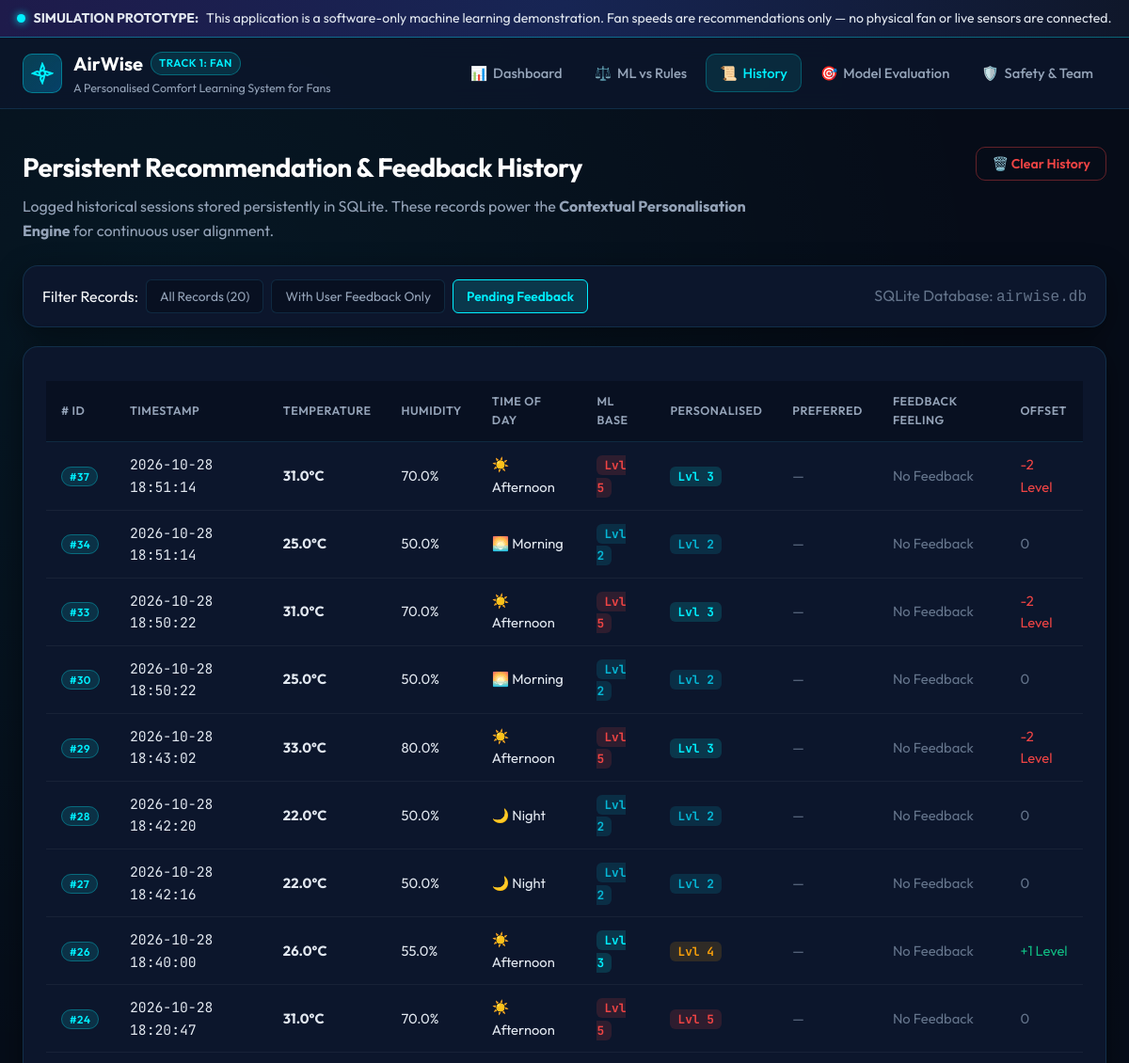
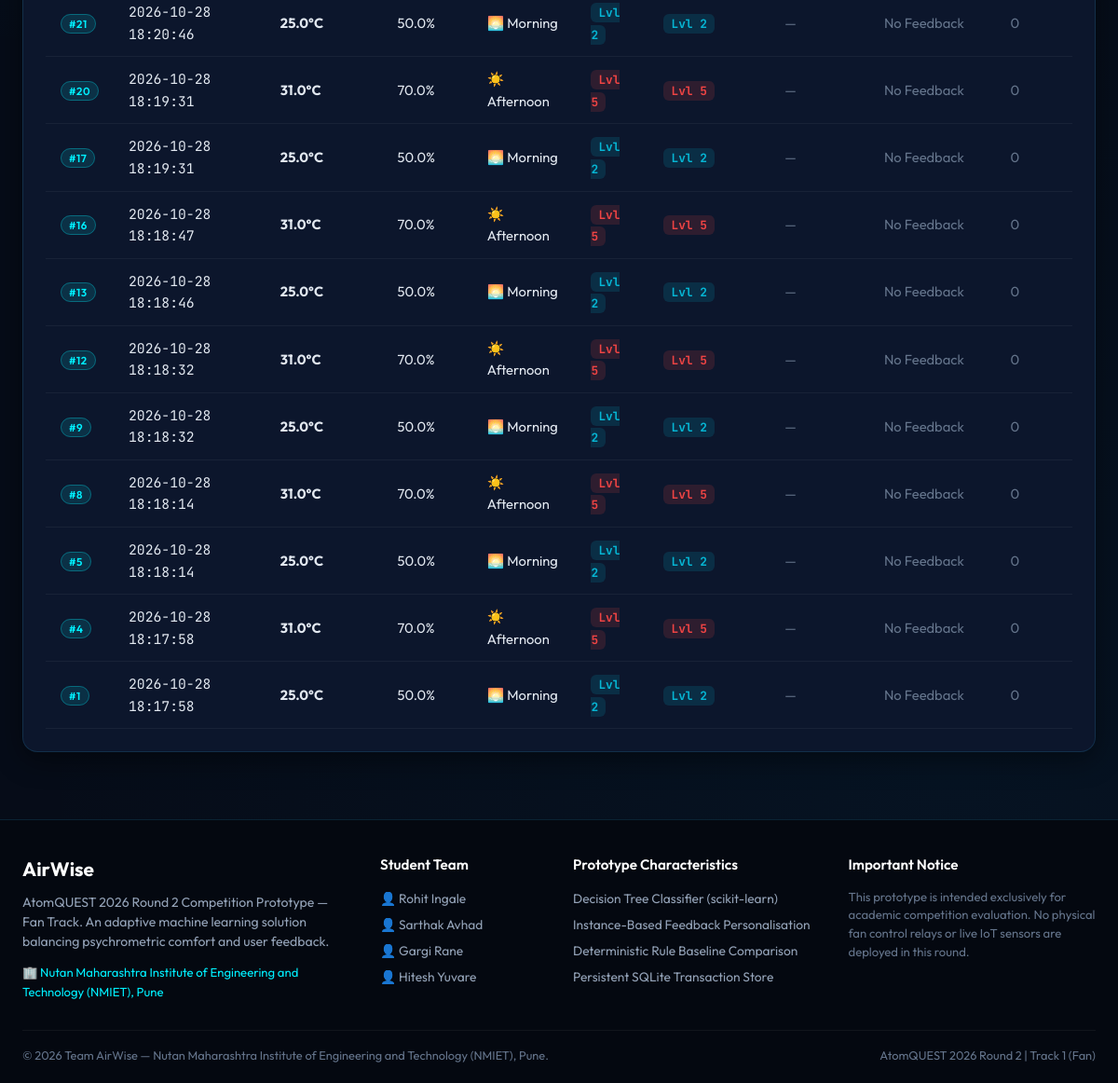
Screenshot of /history?filter=no_feedback with the database file from the repository (2 pictures, top to bottom).
### tables this page shows
CREATE TABLE predictions (
            id INTEGER PRIMARY KEY AUTOINCREMENT,
            timestamp TEXT NOT NULL,
            temperature REAL NOT NULL,
            humidity REAL NOT NULL,
            time_of_day TEXT NOT NULL,
            ml_speed INTEGER NOT NULL,
            rule_speed INTEGER NOT NULL,
            personalized_speed INTEGER NOT NULL,
            adjustment_applied INTEGER NOT NULL DEFAULT 0,
            explanation TEXT NOT NULL,
            preferred_speed INTEGER DEFAULT NULL,
            feedback_type TEXT DEFAULT NULL,
            feedback_timestamp TEXT DEFAULT NULL
        );

### app.py (the view)
@app.route("/history")
def history():
    filter_type = request.args.get("filter", "all")
    records = get_history(limit=100, filter_type=filter_type)
    return render_template(
        "history.html",
        records=records,
        filter_type=filter_type,
        total_count=len(records)
    )

### app.py (called while the page is built)
@app.context_processor
def inject_global_metadata():
    return {
        "project_name": "AirWise",
        "project_tagline": "A Personalised Comfort Learning System for Fans",
        "team_members": ["Rohit Ingale", "Sarthak Avhad", "Gargi Rane", "Hitesh Yuvare"],
        "college_name": "Nutan Maharashtra Institute of Engineering and Technology (NMIET), Pune",
        "track_name": "Track 1 — Fan (AtomQUEST 2026)",
        "fan_levels": FAN_SPEED_LEVELS,
        "temp_min": TEMP_MIN_C,
        "temp_max": TEMP_MAX_C,
        "hum_min": HUMIDITY_MIN_PCT,
        "hum_max": HUMIDITY_MAX_PCT,
        "time_categories": TIME_OF_DAY_CATEGORIES,
        "total_feedback_count": get_feedback_count()
    }

### database.py (called while the page is built)
def get_db_connection():
    db_dir = os.path.dirname(DATABASE_PATH)
    if db_dir and not os.path.exists(db_dir):
        os.makedirs(db_dir, exist_ok=True)
    conn = sqlite3.connect(DATABASE_PATH)
    conn.row_factory = sqlite3.Row  # Enables column access by name (dict-like)
    return conn

def get_history(limit: int = 50, filter_type: Optional[str] = None) -> List[Dict[str, Any]]:
    conn = get_db_connection()
    cursor = conn.cursor()
    if filter_type == "feedback_only":
        cursor.execute("""
            SELECT * FROM predictions
            WHERE feedback_type IS NOT NULL
            ORDER BY id DESC
            LIMIT ?;
        """, (limit,))
    elif filter_type == "no_feedback":
        cursor.execute("""
            SELECT * FROM predictions
            WHERE feedback_type IS NULL
            ORDER BY id DESC
            LIMIT ?;
        """, (limit,))
    else:
        cursor.execute("""
            SELECT * FROM predictions
            ORDER BY id DESC
            LIMIT ?;
        """, (limit,))
    rows = cursor.fetchall()
    history = [dict(row) for row in rows]
    conn.close()
    return history

def get_feedback_count() -> int:
    conn = get_db_connection()
    cursor = conn.cursor()
    cursor.execute("""
        SELECT COUNT(*) FROM predictions
        WHERE feedback_type IS NOT NULL;
    """)
    count = cursor.fetchone()[0]
    conn.close()
    return count

### templates/history.html (shortened to what this page needs)
{% extends "base.html" %}
{% block content %}
<div class="page-container">
    <div class="page-intro">
        <div class="intro-content">
            <h1 class="page-title">Persistent Recommendation & Feedback History</h1>
            <p class="page-subtitle">
                Logged historical sessions stored persistently in SQLite.
                These records power the <strong>Contextual Personalisation Engine</strong> for continuous user alignment.
            </p>
        </div>
        <div class="intro-actions">
            <form action="{{ url_for('clear_all_history') }}" method="POST" onsubmit="return confirm('Are you sure you want to clear all history records? This cannot be undone.');">
                <button type="submit" class="btn btn-danger-outline" id="btn-clear-history">
                    🗑️ Clear History
                </button>
            </form>
        </div>
    </div>
    <div class="filter-bar card">
        <div class="filter-group">
            <span class="filter-label">Filter Records:</span>
            <a href="{{ url_for('history', filter='all') }}"
               class="btn-filter {% if filter_type == 'all' or not filter_type %}active{% endif %}">
                All Records ({{ total_count }})
            </a>
            <a href="{{ url_for('history', filter='feedback_only') }}"
               class="btn-filter {% if filter_type == 'feedback_only' %}active{% endif %}">
                With User Feedback Only
            </a>
            <a href="{{ url_for('history', filter='no_feedback') }}"
               class="btn-filter {% if filter_type == 'no_feedback' %}active{% endif %}">
                Pending Feedback
            </a>
        </div>
        <div class="filter-info text-muted">
            SQLite Database: <code>airwise.db</code>
        </div>
    </div>
    <div class="card panel-card">
        {% if records and records|length > 0 %}
            <div class="table-responsive">
                <table class="data-table" id="history-table">
                    <thead>
                        <tr>
                            <th># ID</th>
                            <th>Timestamp</th>
                            <th>Temperature</th>
                            <th>Humidity</th>
                            <th>Time of Day</th>
                            <th>ML Base</th>
                            <th>Personalised</th>
                            <th>Preferred</th>
                            <th>Feedback Feeling</th>
                            <th>Offset</th>
                        </tr>
                    </thead>
                    <tbody>
                        {% for row in records %}
                            <tr>
                                <td><span class="badge-tag">#{{ row.id }}</span></td>
                                <td class="font-mono text-muted">{{ row.timestamp }}</td>
                                <td><strong>{{ row.temperature }}°C</strong></td>
                                <td>{{ row.humidity }}%</td>
                                <td>
                                    <span class="chip-sm">
                                        {% if row.time_of_day == 'Morning' %}🌅 Morning
                                        {% elif row.time_of_day == 'Afternoon' %}☀️ Afternoon
                                        {% elif row.time_of_day == 'Evening' %}🌇 Evening
                                        {% else %}🌙 Night{% endif %}
                                    </span>
                                </td>
                                <td>
                                    <span class="badge-speed-sm badge-speed-{{ row.ml_speed }}">
                                        Lvl {{ row.ml_speed }}
                                    </span>
                                </td>
                                <td>
                                    <span class="badge-speed-sm badge-speed-{{ row.personalized_speed }}">
                                        Lvl {{ row.personalized_speed }}
                                    </span>
                                </td>
                                <td>
                                    {% if row.preferred_speed %}
                                        <strong class="text-cyan">Level {{ row.preferred_speed }}</strong>
                                    {% else %}
                                        <span class="text-muted">—</span>
                                    {% endif %}
                                </td>
                                <td>
                                    {% if row.feedback_type == 'too_slow' %}
                                        <span class="badge-feedback fb-slow">🐢 Too Slow</span>
                                    {% elif row.feedback_type == 'comfortable' %}
                                        <span class="badge-feedback fb-comfort">👌 Comfortable</span>
                                    {% elif row.feedback_type == 'too_fast' %}
                                        <span class="badge-feedback fb-fast">⚡ Too Fast</span>
                                    {% else %}
                                        <span class="text-muted">No Feedback</span>
                                    {% endif %}
                                </td>
                                <td>
                                    {% if row.adjustment_applied > 0 %}
                                        <span class="text-green">+{{ row.adjustment_applied }} Level</span>
                                    {% elif row.adjustment_applied < 0 %}
                                        <span class="text-red">{{ row.adjustment_applied }} Level</span>
                                    {% else %}
                                        <span class="text-muted">0</span>
                                    {% endif %}
                                </td>
                            </tr>
                        {% endfor %}
                    </tbody>
                </table>
            </div>
        {% endif %}
    </div>
</div>
{% endblock %}

### rows the page displays
predictions: id "37", timestamp "2026-10-28 18:51:14", temperature "31.0", humidity "70.0", time_of_day "☀️ Afternoon", ml_speed "5", personalized_speed "3", adjustment_applied "-2"
predictions: id "34", timestamp "2026-10-28 18:51:14", temperature "25.0", humidity "50.0", time_of_day "🌅 Morning", ml_speed "2", personalized_speed "2", adjustment_applied "0"
predictions: id "33", timestamp "2026-10-28 18:50:22", temperature "31.0", humidity "70.0", time_of_day "☀️ Afternoon", ml_speed "5", personalized_speed "3", adjustment_applied "-2"
predictions: id "30", timestamp "2026-10-28 18:50:22", temperature "25.0", humidity "50.0", time_of_day "🌅 Morning", ml_speed "2", personalized_speed "2", adjustment_applied "0"
predictions: id "29", timestamp "2026-10-28 18:43:02", temperature "33.0", humidity "80.0", time_of_day "☀️ Afternoon", ml_speed "5", personalized_speed "3", adjustment_applied "-2"
predictions: id "28", timestamp "2026-10-28 18:42:20", temperature "22.0", humidity "50.0", time_of_day "🌙 Night", ml_speed "2", personalized_speed "2", adjustment_applied "0"
predictions: id "27", timestamp "2026-10-28 18:42:16", temperature "22.0", humidity "50.0", time_of_day "🌙 Night", ml_speed "2", personalized_speed "2", adjustment_applied "0"
predictions: id "26", timestamp "2026-10-28 18:40:00", temperature "26.0", humidity "55.0", time_of_day "☀️ Afternoon", ml_speed "3", personalized_speed "4", adjustment_applied "1"
predictions: id "24", timestamp "2026-10-28 18:20:47", temperature "31.0", humidity "70.0", time_of_day "☀️ Afternoon", ml_speed "5", personalized_speed "5", adjustment_applied "0"
predictions: id "21", timestamp "2026-10-28 18:20:46", temperature "25.0", humidity "50.0", time_of_day "🌅 Morning", ml_speed "2", personalized_speed "2", adjustment_applied "0"
predictions: id "20", timestamp "2026-10-28 18:19:31", temperature "31.0", humidity "70.0", time_of_day "☀️ Afternoon", ml_speed "5", personalized_speed "5", adjustment_applied "0"
predictions: id "17", timestamp "2026-10-28 18:19:31", temperature "25.0", humidity "50.0", time_of_day "🌅 Morning", ml_speed "2", personalized_speed "2", adjustment_applied "0"
predictions: id "16", timestamp "2026-10-28 18:18:47", temperature "31.0", humidity "70.0", time_of_day "☀️ Afternoon", ml_speed "5", personalized_speed "5", adjustment_applied "0"
predictions: id "13", timestamp "2026-10-28 18:18:46", temperature "25.0", humidity "50.0", time_of_day "🌅 Morning", ml_speed "2", personalized_speed "2", adjustment_applied "0"
predictions: id "12", timestamp "2026-10-28 18:18:32", temperature "31.0", humidity "70.0", time_of_day "☀️ Afternoon", ml_speed "5", personalized_speed "5", adjustment_applied "0"
predictions: id "9", timestamp "2026-10-28 18:18:32", temperature "25.0", humidity "50.0", time_of_day "🌅 Morning", ml_speed "2", personalized_speed "2", adjustment_applied "0"
predictions: id "8", timestamp "2026-10-28 18:18:14", temperature "31.0", humidity "70.0", time_of_day "☀️ Afternoon", ml_speed "5", personalized_speed "5", adjustment_applied "0"
predictions: id "5", timestamp "2026-10-28 18:18:14", temperature "25.0", humidity "50.0", time_of_day "🌅 Morning", ml_speed "2", personalized_speed "2", adjustment_applied "0"
predictions: id "4", timestamp "2026-10-28 18:17:58", temperature "31.0", humidity "70.0", time_of_day "☀️ Afternoon", ml_speed "5", personalized_speed "5", adjustment_applied "0"
predictions: id "1", timestamp "2026-10-28 18:17:58", temperature "25.0", humidity "50.0", time_of_day "🌅 Morning", ml_speed "2", personalized_speed "2", adjustment_applied "0"

### other values shown
{{ project_name }} "AirWise"
{{ project_tagline }} "A Personalised Comfort Learning System for Fans"
{{ total_count }} "20"
{{ college_name }} "Nutan Maharashtra Institute of Engineering and Technology (NMIET), Pune"
{{ member }} "Rohit Ingale" "Sarthak Avhad" "Gargi Rane" "Hitesh Yuvare"
